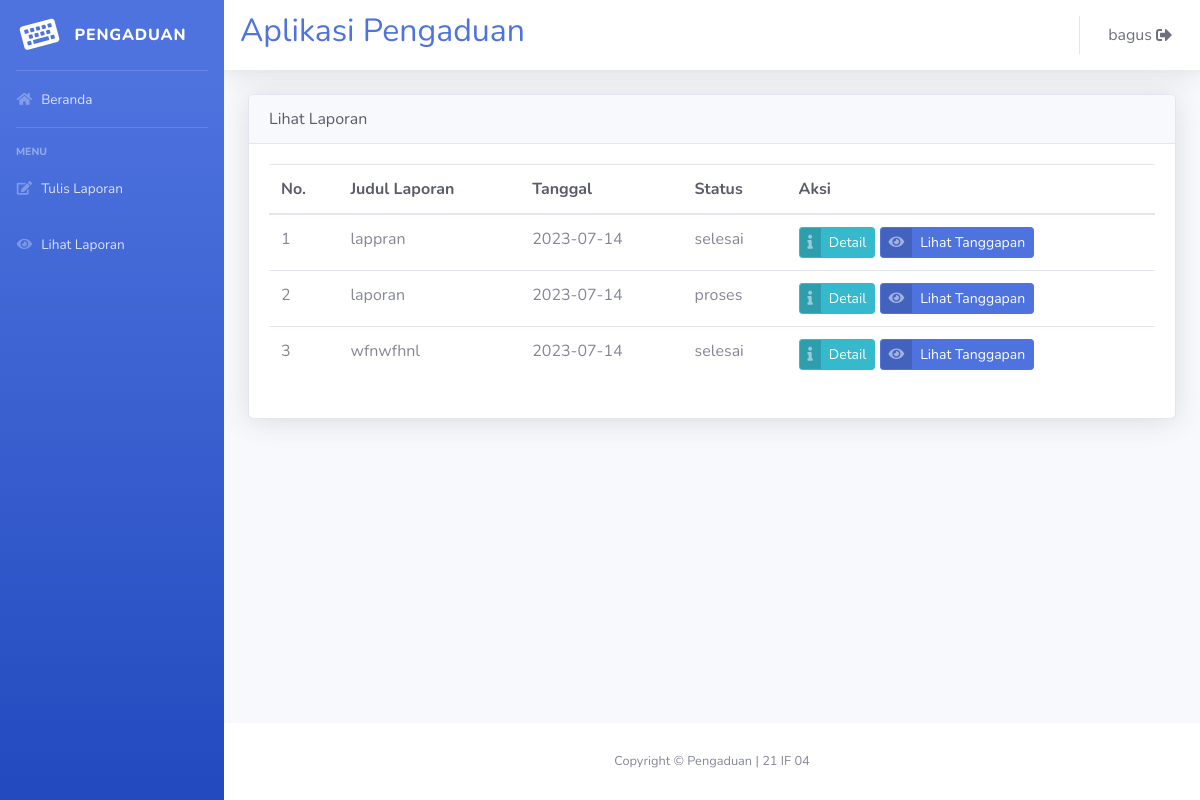
The page /index.php?url=lihat_pengaduan (signed in) on the database its author committed.
### tables this page shows
CREATE TABLE `pengaduan` (
  `id_pengaduan` int(11) NOT NULL,
  `tgl_pengaduan` date NOT NULL,
  `nama` char(50) NOT NULL,
  `nik` char(50) NOT NULL,
  `judul_laporan` text NOT NULL,
  `isi_laporan` text NOT NULL,
  `foto` varchar(50) NOT NULL,
  `status` enum('0','proses','selesai','') NOT NULL
);

### lihat_p.php (the view, shortened to what this page needs)
<!DOCTYPE html>
<html lang="en">
    <head>
        <link href="vendor/fontawesome-free/css/all.min.css" rel="stylesheet" type="text/css">
        <link href="css/sb-admin-2.min.css" rel="stylesheet">
    </head>
    <body id="page-top">
    <div class="card shadow">
        <div class="card-header text-dark">
            Lihat Laporan
        </div>
        <div class="card-body">
            <table class="table table-hover">
            <?php
                    include "koneksi.php";
                    if(!isset($_SESSION['nama'])){
                        echo "<font color='red'>Harap Login Terlebih Dahulu</font><hr>";
                    }else{
                    ?>
                <thead>
                    <tr>
                        <th class="text-dark">No.</th>
                        <th class="text-dark">Judul Laporan</th>
                        <th class="text-dark">Tanggal</th>
                        <th class="text-dark">Status</th>
                        <th class="text-dark">Aksi</th>
                    </tr>
                </thead>
                <tbody>
                    <?php
                        $no = 1;
                        $query = mysqli_query($conn, "SELECT * FROM pengaduan WHERE nik='$_SESSION[nik]'");
                        while ($d = mysqli_fetch_array($query)) {
                    ?>
                        <tr>
                            <td><?php echo $no++ ?></td>
                            <td><?php echo $d['judul_laporan']; ?></td>
                            <td><?php echo $d['tgl_pengaduan'];?></td>
                            <td><?php echo $d['status'];?></td>
                            <td>
                                <a href="?url=detail_pengaduan&id=<?php echo $d['id_pengaduan'];?>" class="btn btn-info btn-icon-split btn-sm">
                                    <span class="icon text-white-50">
                                        <i class="fas fa-info"></i>
                                    </span>
                                    <span class="text">Detail</span>
                                </a>
                                <a href="?url=lihat_tanggapan&id=<?php echo $d['id_pengaduan'];?>" class="btn btn-primary btn-icon-split btn-sm">
                                    <span class="icon text-white-50">
                                        <i class="fas fa-eye"></i>
                                    </span>
                                    <span class="text">Lihat Tanggapan</span>
                                </a>
                            </td>
                        </tr>
                    <?php } }?>
                </tbody>
            </table>
        </div>
</div>
    </body>
</html>

### rows shown on the page
pengaduan: judul_laporan "lappran", tgl_pengaduan "2023-07-14", status "selesai"
pengaduan: judul_laporan "laporan", tgl_pengaduan "2023-07-14", status "proses"
pengaduan: judul_laporan "wfnwfhnl", tgl_pengaduan "2023-07-14", status "selesai"

### other values the page prints
$_SESSION['nama'] "bagus"
